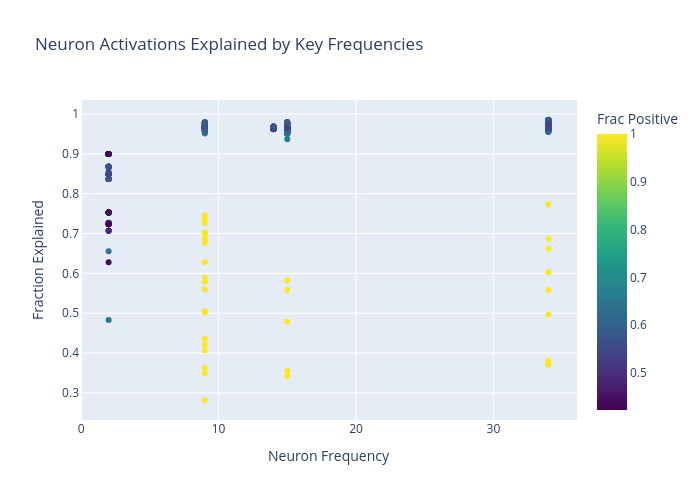

Notebook cell for this chart:
### Code cell
# Scatter plot of neuron clusters
fraction_positive = (cache["pre", 0][:, -1] > 0).float().mean(0)

fig = px.scatter(
    x=to_numpy(neuron_freqs),
    y=to_numpy(neuron_frac_explained),
    color=to_numpy(fraction_positive),
    labels={"x": "Neuron Frequency", "y": "Fraction Explained", "color": "Frac Positive"},
    title="Neuron Activations Explained by Key Frequencies",
    color_continuous_scale="Viridis",
)
fig.update_layout(height=500, width=700)
fig.show()

### Figure 1 — Plotly figure (JSON) as saved in the notebook; plotly's stock layout.template omitted (floating-point values rounded to 4 significant figures; data arrays with more than 128 entries replaced by an {"elided": "..."} marker saying what was removed)
{"data": [{"hovertemplate": "Neuron Frequency=%{x}<br>Fraction Explained=%{y}<br>Frac Positive=%{marker.color}<extra></extra>", "legendgroup": "", "marker": {"color": {"elided": "512 float values"}, "coloraxis": "coloraxis", "symbol": "circle"}, "mode": "markers", "name": "", "orientation": "v", "showlegend": false, "type": "scatter", "x": {"elided": "512 int values"}, "xaxis": "x", "y": {"elided": "512 float values"}, "yaxis": "y"}], "layout": {"coloraxis": {"colorbar": {"title": {"text": "Frac Positive"}}, "colorscale": [[0, "#440154"], [0.1111, "#482878"], [0.2222, "#3e4989"], [0.3333, "#31688e"], [0.4444, "#26828e"], [0.5556, "#1f9e89"], [0.6667, "#35b779"], [0.7778, "#6ece58"], [0.8889, "#b5de2b"], [1, "#fde725"]]}, "height": 500, "legend": {"tracegroupgap": 0}, "title": {"text": "Neuron Activations Explained by Key Frequencies"}, "width": 700, "xaxis": {"anchor": "y", "domain": [0, 1], "title": {"text": "Neuron Frequency"}}, "yaxis": {"anchor": "x", "domain": [0, 1], "title": {"text": "Fraction Explained"}}}}
